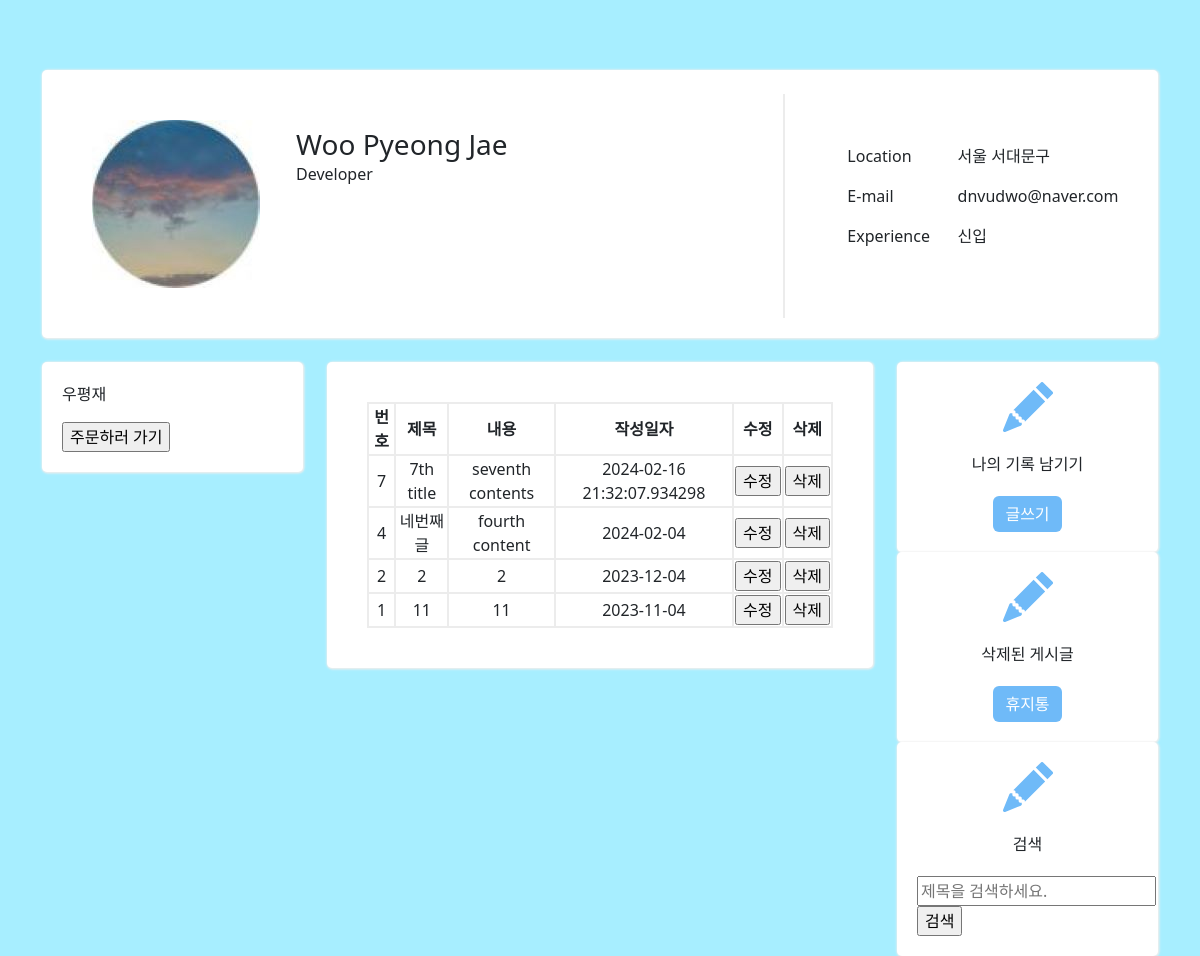
Before: / with the older database file.
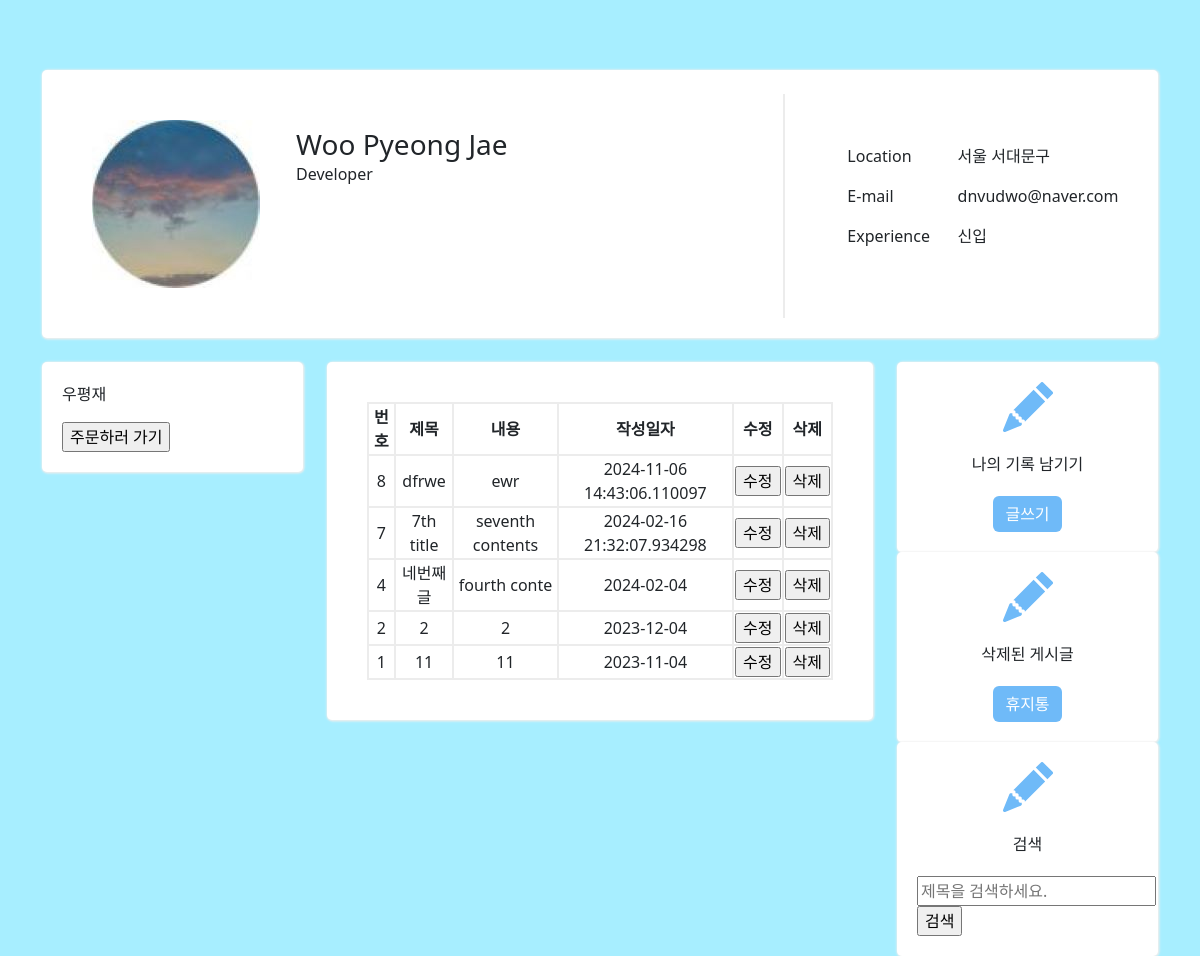
After: the same page with the newer database file.
### tables this page shows
CREATE TABLE "T_Board" (
	"boardIdx"	INTEGER NOT NULL,
	"title"	TEXT NOT NULL,
	"contents"	TEXT NOT NULL,
	"regDT"	TEXT NOT NULL,
	"delDT"	TEXT,
	PRIMARY KEY("boardIdx")
);

### app.py (the view)
@app.route('/')
def home():
    conn = sqlite3.connect('postData.db')  # db연결(접속)
    cursor = conn.cursor()  # sql 쿼리 수행을 위해 필요한 객체
    cursor.execute("SELECT * FROM T_Board where delDT is null ORDER BY regDT DESC")
    data_list = cursor.fetchall()
    return render_template('blog.html', data_list=data_list)

### templates/blog.html (shortened to what this page needs)
<!DOCTYPE html>
<html lang="en">
<head>
  <link href="https://cdn.jsdelivr.net/npm/bootstrap@5.3.2/dist/css/bootstrap.min.css" rel="stylesheet"
 />
  <link href="{{ url_for('static', filename='css/blog.css') }}" rel="stylesheet" />
</head>
<body style="background: #A7EEFF">
  <div class="container">
    <div class="white-box mt-70">
      <div class="row">
        <div class="col-md-8">
          <div class="d-flex padding-30">
            <div class="flex-shrink-0 padding-r20">
              <img src="{{ url_for('static', filename='img/blog_title_img.jpg')}}" />
            </div>
            <div class="flex-grow-1 ms-3 py-2">
              <h3 class="mb-0">Woo Pyeong Jae</h3>
              <p class="mb-2 width">Developer</p>
            </div>
          </div>
        </div>
        <div class="col-md-4 mt-4 mt-md-1 border-left" style="font-size: 16px">
          <div class="row padding-50">
            <div class="col-5">
              <p>Location</p>
            </div>
            <div class="col-6">
              <p>서울 서대문구</p>
            </div>
            <div class="col-5">
              <p>E-mail</p>
            </div>
            <div class="col-6">
              <p>dnvudwo@naver.com</p>
            </div>
            <div class="col-5">
              <p>Experience</p>
            </div>
            <div class="col-6">
              <p>신입</p>
            </div>
          </div>
        </div>
      </div>
    </div>
  </div>
  <div class="container mt-4">
    <div class="row">
      <div class="col-md-3">
        <div class="white-box">
          <p>우평재</p>
          <input type="button" value="주문하러 가기" onclick="window.location.href='/mainorder'">
        </div>
      </div>
      <div class="col-md-6">
        <div class="white-box" style="padding:40px">
          <table class="w-100">
            <thead>
              <tr>
                <th scope="col">번호</th>
                <th scope="col">제목</th>
                <th scope="col">내용</th>
                <th scope="col">작성일자</th>
                <th scope="col">수정</th>
                <th scope="col">삭제</th>
              </tr>
            </thead>
            <tbody>
              {% for i in data_list %}
              <tr>
                <td>{{i[0]}}</td>
                <td>{{i[1]}}</td>
                <td>{{i[2]}}</td>
                <td>{{i[3]}}</td>
                <td><input type='button' onclick='edit_test({{i[0]}})' value="수정" /></td>
                <td><input type="button" onclick="remove({{i[0]}})" value="삭제"></td>
              </tr>
              {% endfor %}
            </tbody>
          </table>
        </div>
      </div>
      <div class="col-md-3">
        <div class="white-box">
          <p style="padding: 20px; text-align: center; margin-bottom: 0px;">나의 기록 남기기</p>
          <button type="button" class="btn btn-primary btn_write_center" onclick="window.location.href='/write'"
            style="background-color: #6fbaf8; border: 0px #6fbaf8;">글쓰기</button>
        </div>
        <div class="white-box">
          <p style="padding: 20px; text-align: center; margin-bottom: 0px;">삭제된 게시글</p>
          <button type="button" class="btn btn-primary btn_write_center" onclick="window.location.href='/rp'"
            style="background-color: #6fbaf8; border: 0px #6fbaf8;">휴지통</button>
        </div>
        <div class="white-box">
          <p style="padding: 20px; text-align: center; margin-bottom: 0px;">검색</p>
          <div style="vertical-align: middle;">
            <input type="search" placeholder="제목을 검색하세요."><input type="button" value="검색">
          </div>
        </div>
      </div>
    </div>
</body>
</html>

### static/css/blog.css (style rules this page uses)
.white-box { background-color: white; padding: 20px; border-radius: 5px; box-shadow: 0.5px 0.5px 2px 1px #eee; }
.mt-70 { margin-top: 70px; }
.padding-30 { padding: 30px; }
.padding-r20 { padding-right: 20px; }
.border-left { border-left: 2px solid #ececec; }
.padding-50 { padding: 50px; }
.btn_write_center { display: block; margin-left: auto; margin-right: auto; }
table { width: 550px; height: 200px; border: 2px solid #ececec; text-align: center; border-collapse: collapse; }
th { border: 2px solid #ececec; }
td { border: 2px solid #ececec; }
.w-100 { width: 100%; padding: 10px; }

Changed rows visible on the page:
added T_Board: boardIdx "8", title "dfrwe", contents "ewr", regDT "2024-11-06 14:43:06.110097"
changed T_Board "네번째 글": contents "fourth content" → "fourth conte"
